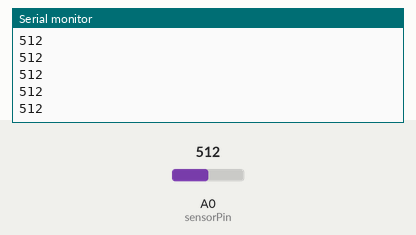
Simulated run of this sketch. Board: Arduino Uno, built with avr-gcc and run on an emulated ATmega328P. On the bench: the last lines printed to the serial monitor. The inputs (shaded band) are chosen by the test bench; at power-on: A0 (sensorPin) = 512. Storage starts empty.

Above: at 2.7 s.
2.8 s: A0 (sensorPin) set to 716
At 2.97 s:
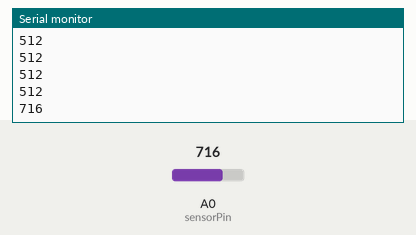
4.3 s: A0 (sensorPin) set to 900
At 4.3 s:
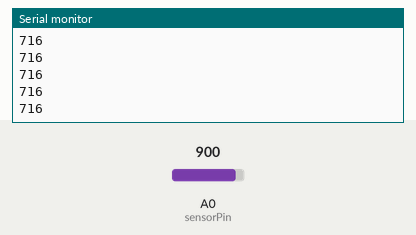
Timing chart, 0 to 7.3 s (numbered marks = the images above; inputs shaded):
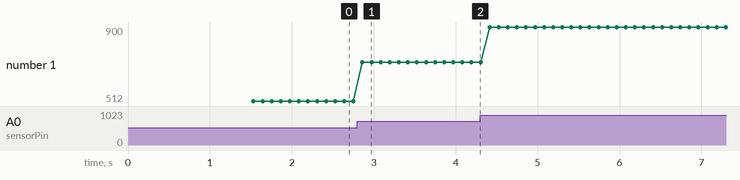

The sketch:

current_logger.ino
```cpp
/* Logs analog data onto txt file on SD card.
 * data*4.9=mV; mV/0.83=mA
 *  LED status indicator:
 *    ON: SD card error
 *    2 blinks, ON: txt file error
 *    2 blinks, OFF: SD card is OK
 * SD Card Setup:
 *    ----------------|
 *  / 1 2 3 4 5 6 7 8 |
 *  | 9               |
 *
 *  1 to pin D4 (SS/CS)
 *  2 to pin D11 (MOSI)
 *  3 to GND
 *  4 to 3.3V
 *  5 to pin D13 (SCK/CK)
 *  7 to pin D12 (MISO)

 */
#include <SPI.h>
#include <SD.h>

  int sensorPin = A0;
  int sensorValue = 0;
  int LED = 2;
  int chipSelect = 4;

void setup() {

  pinMode(sensorPin, INPUT);
  Serial.begin(9600);

  Serial.print("Initialzing SD card...");
    //LED on pin D2 stays on if card fails or not present,
    //LED blinks twice if everything OK
  if (!SD.begin(chipSelect)) {
    Serial.println("Card failed, or not present");
    digitalWrite(LED, HIGH);
    while(1);
  }
  Serial.println("Card initialized.");
  digitalWrite(LED,HIGH); delay(500); digitalWrite(LED,LOW);  delay(500);
  digitalWrite(LED,HIGH); delay(500); digitalWrite(LED,LOW);
}


void loop() {
    // create string to store data
  String dataString = "";
    //read voltage at pin A0 (sensorPin) and append to string
  sensorValue = analogRead(sensorPin);
  dataString += String(sensorValue);

    //open file
  File dataFile = SD.open("log.txt", FILE_WRITE);

    // if the file is available, write to it
  if (dataFile) {
    dataFile.println(dataString);
    dataFile.close();
      //print to serial port
    Serial.println(dataString);
    delay(100);   //100ms delay after each write
  }
    // if the file isn't open, display error on serial, blink LED 2 times and stay on
  else {
    Serial.println("error opening datalog.txt");
    digitalWrite(LED,HIGH); delay(500); digitalWrite(LED,LOW);  delay(500);
    digitalWrite(LED,HIGH); delay(500); digitalWrite(LED,LOW);  delay(500);
    digitalWrite(LED,HIGH);
  }
}
```

Measured:
- after the input at 2.8 s, the serial monitor: prints a new line after 0.06 s (image 1)
- plotted number 1: 512 → 716 after the input at 2.8 s, 716 → 900 after the input at 4.3 s
